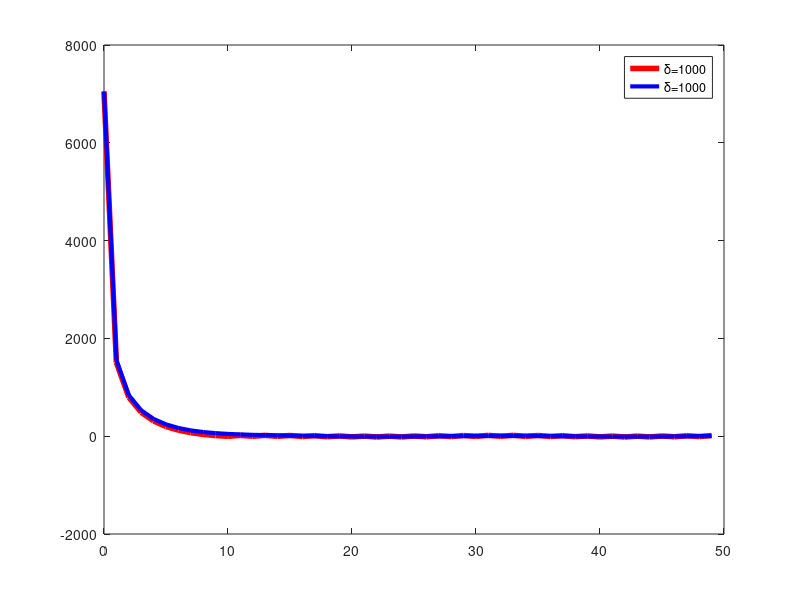

The MATLAB source for this figure: (Note: this script raises an error after producing the figure.)
clear all

%System Configuration
p=0.94; a(1)=0; a(2)=0; a(3)=0.1;a(4)=0.2 ; a(5)=0;a(6)=0.5;a(7)=0.2;
A=[p,a(7),a(6),a(5),a(4),a(3),a(2),a(1);0,0,1,0,0,0,0,0;0,0,0,1,0,0,0,0;0,0,0,0,1,0,0,0;0,0,0,0,0,1,0,0;0,0,0,0,0,0,1,0;0,0,0,0,0,0,0,1;0,0,0,0,0,0,0,0;];
b=[0;0;0;0;0;0;0;1;];
c(1)=1;
for i=2:8
    c(i)=0;
   for j=1:i-1
       c(i)=c(i)+a(8-j)/(p^(i-j));
   end

end
w_k=10;
d_k=[w_k;0;0;0;0;0;0;0];

%Reference trajectory
xd=[1; 1-p; 1-p; 1-p; 1-p; 1-p; 1-p;1-p];
x1d=xd*5000;


%Initial value of states
x(:,1)=[0;0;0;0;0;0;0;0;];
x1(:,1)=[0;0;0;0;0;0;0;0;];
%Control parameters
rho=0.3;
eta=15;
delta=1000;                             %delta=1000, 3000, 8000 set up in sequence
num=50;

for i=1:num
    s(i)=c*(x1d-x(:,i));
    epsi(i)=atan(s(i)/delta);
    u(i)=(c*x1d-c*A*x(:,i)-delta*tan((1-rho)*epsi(i)-(eta/delta)*sign(s(i)))-c*d_k*sin(2*pi/20*(i-1)))/(c*b); %Proposed switching control law
    x(:,i+1)=A*x(:,i)+b*u(i)+d_k*sin(2*pi/20*i);                                  %System output
end
for i=1:num
   ds(i)=c*d_k*(sin(2*pi/20*i)-sin(2*pi/20*(i-1)));
end
max_d=max(abs(ds));                                            % The upper bound of disturbances after differencing  
for i=1:num
    s1(i)=c*(x1d-x1(:,i));
    epsi1(i)=atan(s1(i)/delta);
    
    u1(i)=(c*x1d-c*A*x1(:,i)-delta*tan((1-rho)*epsi1(i))-c*d_k*sin(2*pi/20*(i-1)))/(c*b); %Proposed non-switching control law

    x1(:,i+1)=A*x1(:,i)+b*u1(i)+d_k*sin(2*pi/20*i);
    
    
    yd(i)=x1d(1,:);
    if w_k==0
        ss(i)=eta;
    elseif eta==0
        ss(i)=max_d/rho;
    else
        ss(i)=eta+max_d;
    end
    
    sd(i)=0;
end
colorz='r';
colorz1='b';
y=x(1,:);
y1=x1(1,:);

t=1:num;
tt=t-1;
figure(1)
plot(tt,s(t),colorz,'linewidth',4.0);
hold on;
plot(tt,s1(t),colorz1,'linewidth',3.0);
hold on;
%plot(tt,ss(t),'--k',tt,-ss(t),'--k','linewidth',3.0);
hold on;
%plot(tt,sd(t),':k','linewidth',2.0);
hold on;
leg = legend('\delta=1000','\delta=1000','\delta=3000','\delta=3000','\delta=8000','\delta=8000');leg.ItemTokenSize = [100,2];
xlabel('\it{k}')
ylabel('\it{s_k}')
set(gca,'FontName','Times New Roman','FontSize',45)



figure(2)
%plot(tt,yd(t),'--k');
hold on;
plot(tt,y(t),colorz,'linewidth',4.0);
hold on;
plot(tt,y1(t),colorz1,'linewidth',3.0);
hold on;
leg = legend('\delta=1000','\delta=1000','\delta=3000','\delta=3000','\delta=8000','\delta=8000');leg.ItemTokenSize = [100,2];
xlabel('\it{k}')
ylabel('\it{x_{1,k}}')
set(gca,'FontName','Times New Roman','FontSize',45)
figure(3)
plot(tt,u(t),colorz,'linewidth',4.0);
hold on;
plot(tt,u1(t),colorz1,'linewidth',3.0);
hold on;
leg = legend('\delta=1000','\delta=1000','\delta=3000','\delta=3000','\delta=8000','\delta=8000');leg.ItemTokenSize = [100,2];
xlabel('\it{k}')
ylabel('\it{u_k}')
set(gca,'FontName','Times New Roman','FontSize',45)